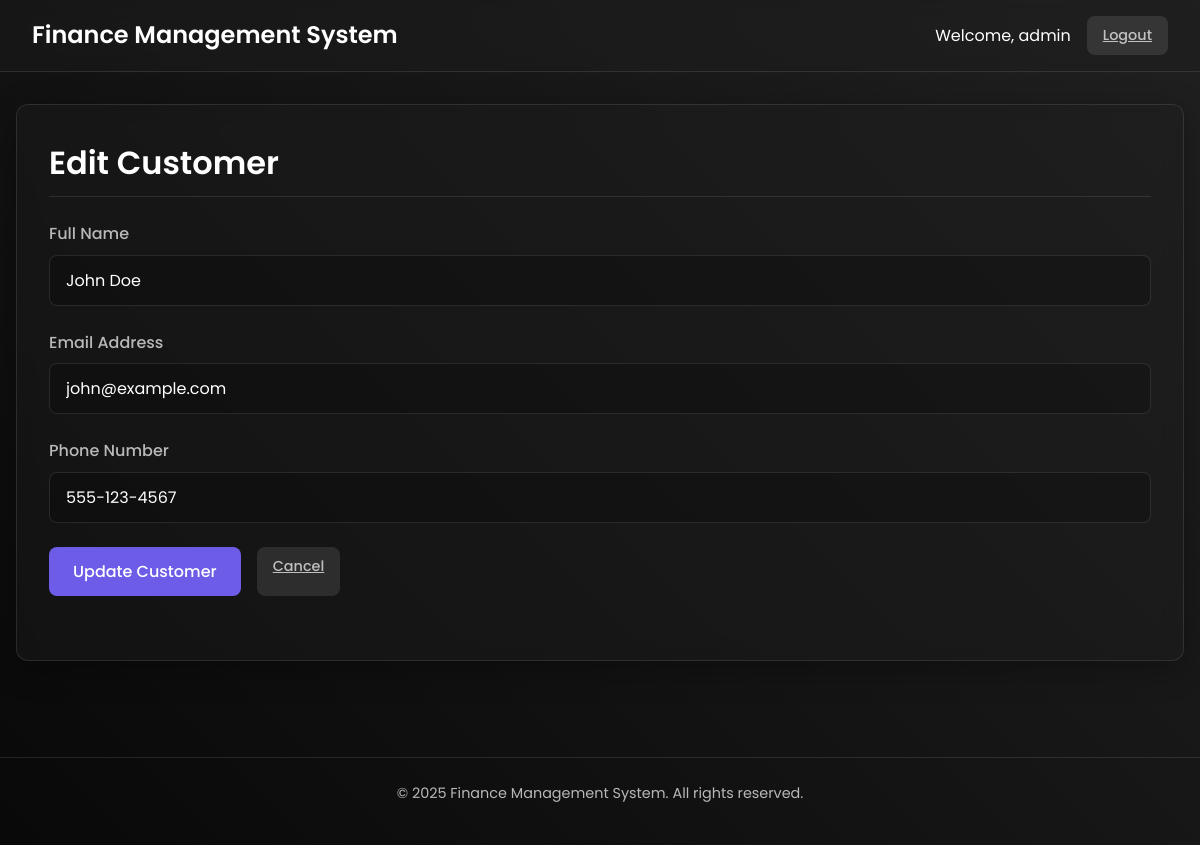
The app's page /edit_customer.php?id=1 (signed in) with its own data.
### tables this page shows
CREATE TABLE IF NOT EXISTS customers (
  id INT AUTO_INCREMENT PRIMARY KEY,
  name VARCHAR(255) NOT NULL,
  email VARCHAR(255) NOT NULL,
  phone VARCHAR(20) NOT NULL,
  created_at TIMESTAMP DEFAULT CURRENT_TIMESTAMP
);

### edit_customer.php (the view, shortened to what this page needs)
<?php
require_once 'includes/db.php';
$customer_id = filter_var($_GET['id'], FILTER_VALIDATE_INT);
$checkCustomer = $conn->prepare("SELECT * FROM customers WHERE id = ?");
$checkCustomer->bind_param("i", $customer_id);
$checkCustomer->execute();
$result = $checkCustomer->get_result();
$customer = $result->fetch_assoc();
?>
<!DOCTYPE html>
<html lang="en">
<head>
    <link rel="stylesheet" href="assets/style.css">
</head>
<body>
    <header class="dashboard-header">
        <div class="logo">
            <h1>Finance Management System</h1>
        </div>
        <div class="user-info">
            <span>Welcome, <?php echo htmlspecialchars($_SESSION['admin_username']); ?></span>
            <a href="logout.php" class="btn btn-logout">Logout</a>
        </div>
    </header>
    <div class="container dashboard-container">
        <section class="dashboard-section glass-card">
            <h2>Edit Customer</h2>
            <div class="form-container">
                <form id="edit-customer-form" method="POST">
                    <div class="form-group">
                        <label for="name">Full Name</label>
                        <input type="text" id="name" name="name" value="<?php echo htmlspecialchars($customer['name']); ?>" required>
                    </div>
                    <div class="form-group">
                        <label for="email">Email Address</label>
                        <input type="email" id="email" name="email" value="<?php echo htmlspecialchars($customer['email']); ?>" required>
                    </div>
                    <div class="form-group">
                        <label for="phone">Phone Number</label>
                        <input type="tel" id="phone" name="phone" value="<?php echo htmlspecialchars($customer['phone']); ?>" required>
                    </div>
                    <div class="button-group">
                        <button type="submit" class="btn btn-primary">Update Customer</button>
                        <a href="home.php" class="btn btn-logout">Cancel</a>
                    </div>
                </form>
            </div>
        </section>
    </div>
    <footer class="dashboard-footer">
        <p>&copy; <?php echo date('Y'); ?> Finance Management System. All rights reserved.</p>
    </footer>
</body>
</html>

### assets/style.css (style rules this page uses)
:root { --bg-dark: #121212; --bg-card: rgba(30, 30, 30, 0.7); --text-primary: #ffffff; --text-secondary: rgba(255, 255, 255, 0.7); --accent-primary: #6c5ce7; --accent-secondary: #a29bfe; --error: #ff5252; --success: #4caf50; --glass-bg: rgba(30, 30, 30, 0.4); --glass-border: 1px solid rgba(255, 255, 255, 0.1); --glass-shadow: 0 8px 32px 0 rgba(0, 0, 0, 0.3); --glass-radius: 12px; --font-family: 'Poppins', sans-serif; --transition-speed: 0.3s; }
* { margin: 0; padding: 0; box-sizing: border-box; }
body { font-family: var(--font-family); background-color: var(--bg-dark); color: var(--text-primary); line-height: 1.6; overflow-x: hidden; background-image: linear-gradient(45deg, #090909 0%, #202020 100%); background-attachment: fixed; min-height: 100vh; }
h1, h2, h3, h4, h5, h6 { margin-bottom: 0.5em; font-weight: 600; }
h1 { font-size: 2.5rem; }
h2 { font-size: 2rem; }
p { margin-bottom: 1rem; }
.container { width: 100%; max-width: 1200px; margin: 0 auto; padding: 1rem; }
.dashboard-container { padding: 2rem 1rem; }
.glass-card { background: var(--glass-bg); border-radius: var(--glass-radius); border: var(--glass-border); box-shadow: var(--glass-shadow); backdrop-filter: blur(10px); -webkit-backdrop-filter: blur(10px); padding: 2rem; margin-bottom: 2rem; transition: transform var(--transition-speed), box-shadow var(--transition-speed); }
.form-group { margin-bottom: 1.5rem; }
label { display: block; margin-bottom: 0.5rem; color: var(--text-secondary); font-weight: 500; }
input, select, textarea { width: 100%; padding: 0.75rem 1rem; border-radius: 8px; border: 1px solid rgba(255, 255, 255, 0.1); background-color: rgba(0, 0, 0, 0.2); color: var(--text-primary); font-family: var(--font-family); font-size: 1rem; transition: border-color var(--transition-speed), box-shadow var(--transition-speed); }
.btn { display: inline-block; padding: 0.75rem 1.5rem; border-radius: 8px; border: none; font-family: var(--font-family); font-size: 1rem; font-weight: 500; cursor: pointer; transition: background-color var(--transition-speed), transform var(--transition-speed); }
.btn-primary { background-color: var(--accent-primary); color: white; }
.btn-logout { background-color: rgba(255, 255, 255, 0.1); color: var(--text-secondary); padding: 0.5rem 1rem; font-size: 0.9rem; }
.button-group { display: flex; gap: 1rem; margin-top: 1.5rem; }
.dashboard-header { background: var(--glass-bg); backdrop-filter: blur(10px); -webkit-backdrop-filter: blur(10px); padding: 1rem 2rem; display: flex; justify-content: space-between; align-items: center; border-bottom: var(--glass-border); position: sticky; top: 0; z-index: 100; }
.dashboard-header .logo h1 { font-size: 1.5rem; margin: 0; }
.user-info { display: flex; align-items: center; gap: 1rem; }
.dashboard-section { margin-bottom: 2rem; }
.dashboard-section > h2 { margin-bottom: 1.5rem; border-bottom: var(--glass-border); padding-bottom: 0.5rem; }
.form-container { margin-bottom: 2rem; }
.dashboard-section { margin-bottom: 2rem; width: 100%; }
.dashboard-footer { text-align: center; padding: 1.5rem 0; margin-top: 2rem; color: var(--text-secondary); font-size: 0.9rem; border-top: var(--glass-border); }
.dashboard-section { animation: fadeIn 0.5s ease-out forwards; }

### records on screen
customers: name "John Doe", email "john@example.com", phone "555-123-4567"

### other values on screen
$_SESSION['admin_username'] "admin"
